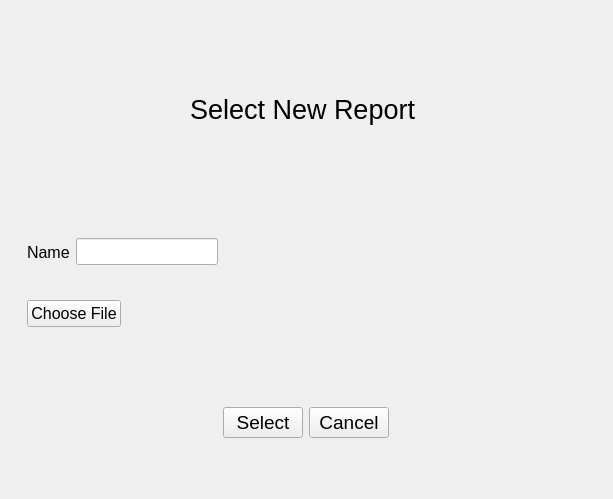
<?xml version="1.0" encoding="UTF-8"?>
<ui version="4.0">
 <class>SelectReport</class>
 <widget class="QMainWindow" name="SelectReport">
  <property name="geometry">
   <rect>
    <x>0</x>
    <y>0</y>
    <width>613</width>
    <height>499</height>
   </rect>
  </property>
  <property name="windowTitle">
   <string>MainWindow</string>
  </property>
  <widget class="QWidget" name="centralwidget">
   <layout class="QVBoxLayout" name="verticalLayout">
    <item alignment="Qt::AlignVCenter">
     <widget class="QWidget" name="widget" native="true">
      <property name="minimumSize">
       <size>
        <width>0</width>
        <height>200</height>
       </size>
      </property>
      <property name="font">
       <font>
        <pointsize>20</pointsize>
       </font>
      </property>
      <layout class="QVBoxLayout" name="verticalLayout_2">
       <item alignment="Qt::AlignHCenter">
        <widget class="QLabel" name="label">
         <property name="text">
          <string>Select New Report </string>
         </property>
        </widget>
       </item>
      </layout>
     </widget>
    </item>
    <item>
     <widget class="QWidget" name="widget_2" native="true">
      <property name="sizePolicy">
       <sizepolicy hsizetype="Preferred" vsizetype="Expanding">
        <horstretch>0</horstretch>
        <verstretch>0</verstretch>
       </sizepolicy>
      </property>
      <property name="font">
       <font>
        <pointsize>12</pointsize>
       </font>
      </property>
      <layout class="QVBoxLayout" name="verticalLayout_3">
       <item alignment="Qt::AlignLeft">
        <widget class="QWidget" name="widget_4" native="true">
         <layout class="QHBoxLayout" name="horizontalLayout">
          <item>
           <widget class="QLabel" name="name_lbl">
            <property name="text">
             <string>Name</string>
            </property>
           </widget>
          </item>
          <item>
           <widget class="QLineEdit" name="report_name_text"/>
          </item>
         </layout>
        </widget>
       </item>
       <item alignment="Qt::AlignLeft">
        <widget class="QWidget" name="widget_5" native="true">
         <layout class="QHBoxLayout" name="horizontalLayout_2">
          <item>
           <widget class="QPushButton" name="choose_file_button">
            <property name="text">
             <string>Choose File</string>
            </property>
           </widget>
          </item>
          <item>
           <widget class="QLabel" name="file_name_lbl">
            <property name="text">
             <string/>
            </property>
           </widget>
          </item>
         </layout>
        </widget>
       </item>
      </layout>
     </widget>
    </item>
    <item alignment="Qt::AlignHCenter">
     <widget class="QWidget" name="widget_3" native="true">
      <property name="sizePolicy">
       <sizepolicy hsizetype="Preferred" vsizetype="Expanding">
        <horstretch>0</horstretch>
        <verstretch>0</verstretch>
       </sizepolicy>
      </property>
      <property name="font">
       <font>
        <pointsize>14</pointsize>
       </font>
      </property>
      <layout class="QHBoxLayout" name="horizontalLayout_3">
       <item>
        <widget class="QPushButton" name="select_btn">
         <property name="text">
          <string>Select</string>
         </property>
        </widget>
       </item>
       <item>
        <widget class="QPushButton" name="cancel_btn">
         <property name="text">
          <string>Cancel</string>
         </property>
        </widget>
       </item>
      </layout>
     </widget>
    </item>
   </layout>
  </widget>
 </widget>
 <resources/>
 <connections/>
</ui>
